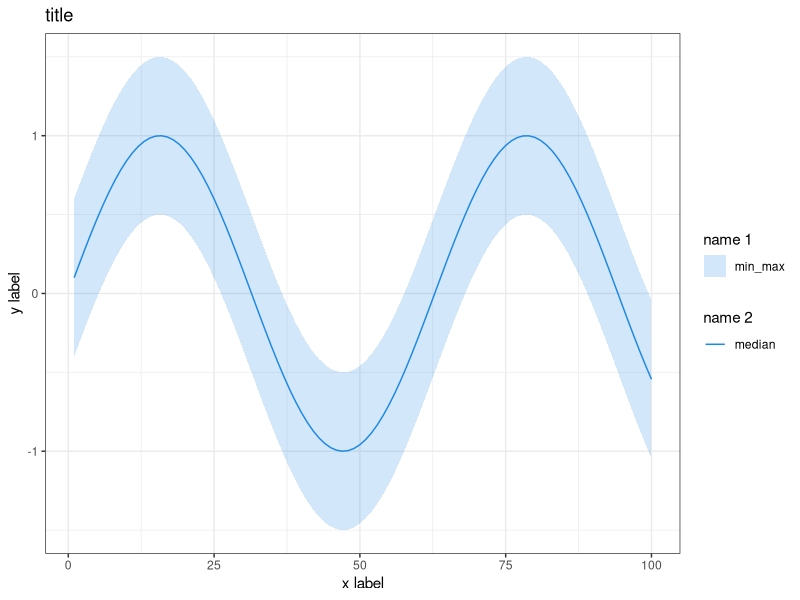
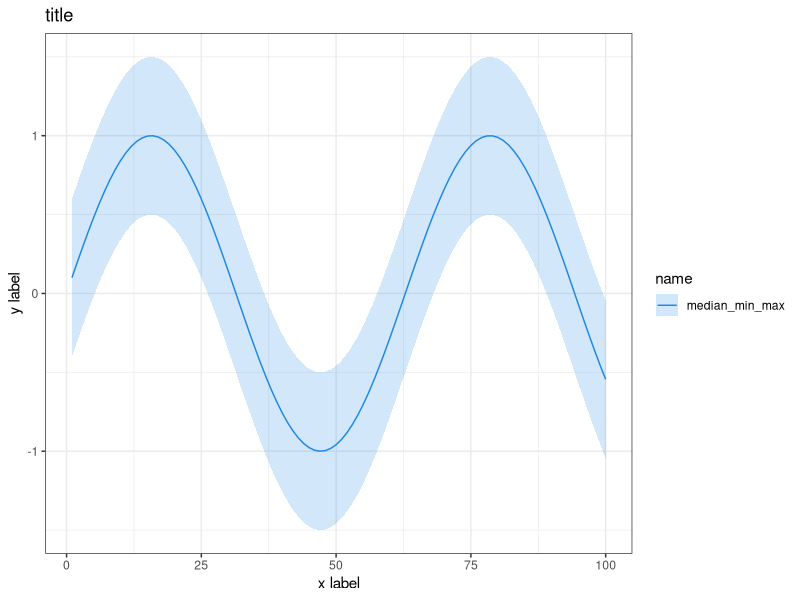
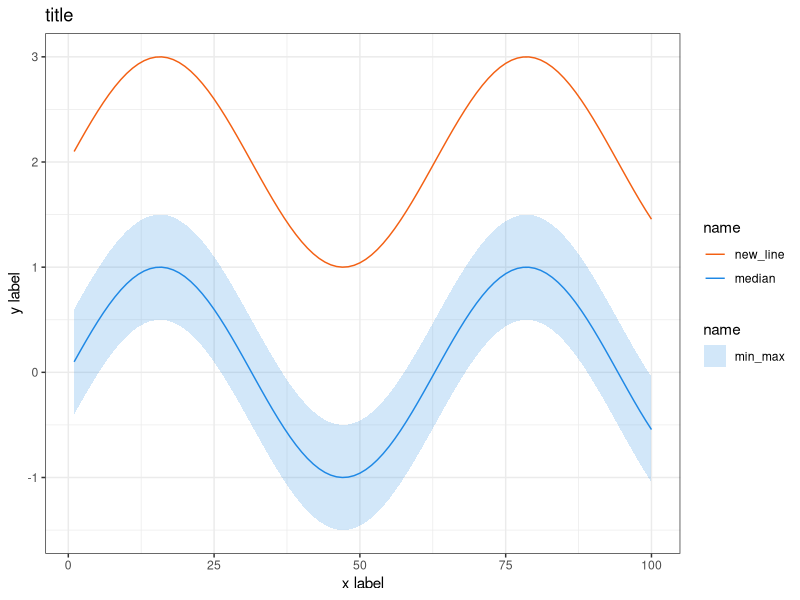
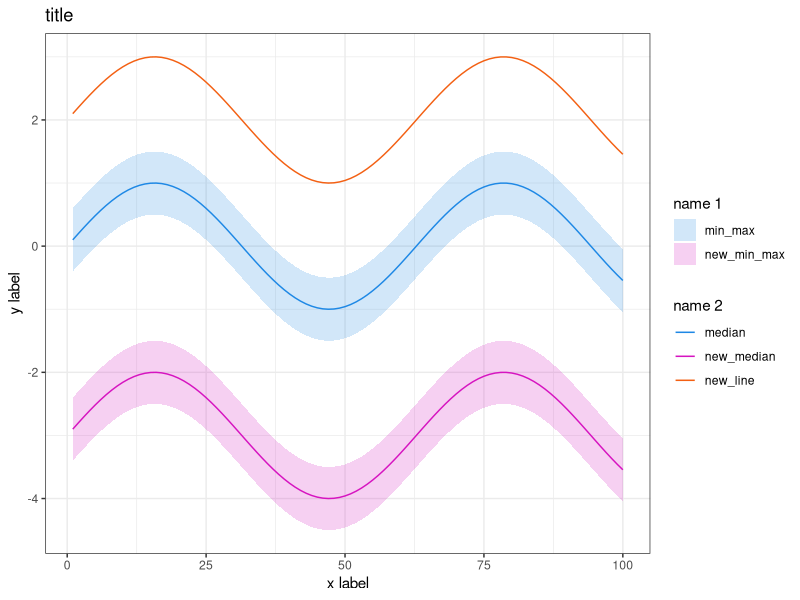
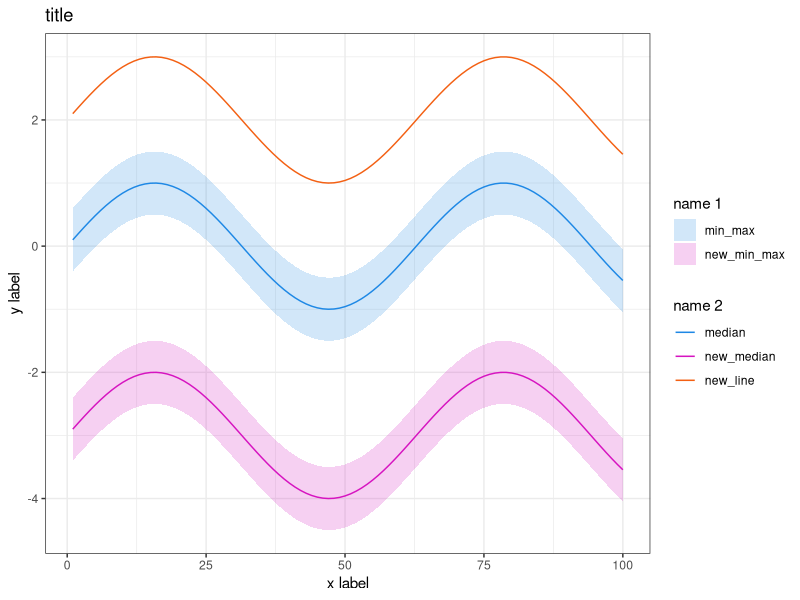

These figures' R source, in order:


# Link to this R code is in this video description 
# Load required library
library(ggplot2)

# Create example data
values <- c(1:100)
data <- data.frame(time = values,
                   lower = sin(values/10) - 0.5,
                   upper = sin(values/10) + 0.5,
                   median = sin(values/10))

# List of hex color code https://www.color-hex.com/
# Plot the confidence interval/uncertainty band + median line------------------.
ggplot(data = data) +
  geom_ribbon(aes(x = time, ymin = lower, ymax = upper, fill = "min_max"), 
              alpha = 0.2) +
  geom_line(aes(x = time, y = median, color = "median")) +
  scale_fill_manual(name = "name 1",
                    values = c("min_max" = "#1E88E5")) +
  scale_color_manual(name = "name 2",
                     values = c("median" = "#1E88E5")) +
  labs(title = "title", x = "x label", y = "y label") +
  theme_bw() + 
  theme(legend.position = "right")

# Merge legend together---------------------------------------------------------
ggplot(data = data) +
  geom_ribbon(aes(x = time, ymin = lower, ymax = upper, fill = "median_min_max"), 
              alpha = 0.2) +
  geom_line(aes(x = time, y = median, color = "median_min_max")) +
  scale_fill_manual(name = "name",
                    values = c("median_min_max" = "#1E88E5")) +
  scale_color_manual(name = "name",
                     values = c("median_min_max" = "#1E88E5")) +
  labs(title = "title", x = "x label", y = "y label") +
  theme_bw() +
  theme(legend.position = "right")

# add another line to the plot--------------------------------------------------
ggplot(data = data) +
  geom_ribbon(aes(x = time, ymin = lower, ymax = upper, fill = "min_max"),
              alpha = 0.2) +
  geom_line(aes(x = time, y = median, color = "median")) +
  geom_line(aes(x = time, y = median + 2, color = "new_line")) +
  scale_fill_manual(name = "name",
                    values = c("min_max" = "#1E88E5")) +
  scale_color_manual(name = "name",
                     values = c("median" = "#1E88E5",
                                "new_line" = "#F36013"),
                     breaks = c("new_line", "median"))  +
  labs(title = "title", x = "x label", y = "y label") +
  theme_bw() +
  theme(legend.position = "right")


# add another uncertainty line--------------------------------------------------
ggplot(data = data) +
  # first median line and confidence interval
  geom_ribbon(aes(x = time, ymin = lower, ymax = upper, fill = "min_max"),
              alpha = 0.2) +
  geom_line(aes(x = time, y = median, color = "median")) +
  # add another median line and confidence interval
  geom_ribbon(aes(x = time, ymin = lower - 3, ymax = upper - 3, fill = "new_min_max"),
              alpha = 0.2) +
  geom_line(aes(x = time, y = median - 3, color = "new_median")) +
  # add another line 
  geom_line(aes(x = time, y = median + 2, color = "new_line")) +
  # change color of the first and second confidence interval
  scale_fill_manual(name = "name 1",
                    values = c("min_max" = "#1E88E5",
                               "new_min_max" = "#d614c0")) +
  # change color of the 3 lines
  scale_color_manual(name = "name 2",
                     values = c("median" = "#1E88E5",
                                "new_median" = "#d614c0",
                                "new_line" = "#F36013"),
                     breaks = c("median", "new_median", "new_line"))  +
  labs(title = "title", x = "x label", y = "y label") +
  theme_bw() +
  theme(legend.position = "right")

# Save plot (the last plot shown here will be saved)----------------------------
ggsave("C:/examples/plot.pdf", width = 4, height = 2)
